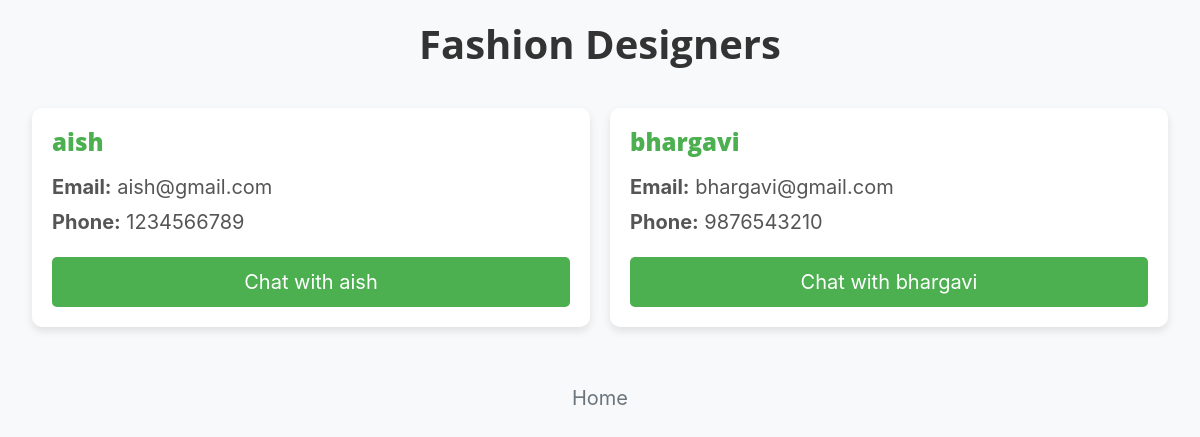
/fashiondesigners (signed in), run on the app's committed database.
### main.py (models this page shows, shortened)
class User(db.Model):
    id = db.Column(db.Integer, primary_key=True)
    username = db.Column(db.String(80), unique=True, nullable=False)  # Added username
    email = db.Column(db.String(100), unique=True, nullable=False)
    password = db.Column(db.String(200), nullable=False)
    category = db.Column(db.String(50), nullable=False)  # Added category
    phone_number = db.Column(db.String(15))  # Added phone_number (optional)

### main.py (the view)
@app.route('/fashiondesigners')
def fashiondesigners():
    if 'user' not in session:
        flash('You must be logged in to access this page.', 'danger')
        return redirect(url_for('login'))
    fashion_designers = User.query.filter_by(category='fashiondesigner').all()
    return render_template('fashiondesigners.html', fashion_designers=fashion_designers)

### templates/fashiondesigners.html (shortened to what this page needs)
<!DOCTYPE html>
<html lang="en">
<head>
    <link href="https://cdn.jsdelivr.net/npm/bootstrap@5.3.3/dist/css/bootstrap.min.css" rel="stylesheet">
    <link rel="stylesheet" href="{{ url_for('static', filename='styles.css') }}">
</head>
<body>
    <div class="container">
        <h1>Fashion Designers</h1>
        <div class="designers-list">
            {% for designer in fashion_designers %}
                <div class="designer-card">
                    <div>
                        <h2>{{ designer.username }}</h2>
                        <p><strong>Email:</strong> {{ designer.email }}</p>
                        <p><strong>Phone:</strong> {{ designer.phone_number or 'Not provided' }}</p>
                    </div>
                    <a href="{{ url_for('chat', user_id=designer.id) }}">
                        <button class="chat-button">Chat with {{ designer.username }}</button>
                    </a>
                </div>
            {% endfor %}
        </div>
    </div>
    <footer><ul class="nav col-12 col-lg-auto me-lg-auto justify-content-center mb-md-0">
        <li><a href="{{ url_for('home') }}" class="nav-link px-2 text-secondary">Home</a></li>
    </ul></footer>
</body>
</html>

### templates/fashiondesigners.html (style rules this page uses)
body { background-color: #f8f9fa; padding: 20px; }
.container { max-width: 1200px; margin: 0 auto; }
h1 { text-align: center; margin-bottom: 40px; color: #333; font-weight: bold; }
.designers-list { display: grid; grid-template-columns: repeat(auto-fit, minmax(300px, 1fr)); gap: 20px; }
.designer-card { background-color: #fff; border-radius: 10px; box-shadow: 0 4px 8px rgba(0, 0, 0, 0.1); padding: 20px; transition: transform 0.3s ease, box-shadow 0.3s ease; display: flex; flex-direction: column; justify-content: space-between; height: 100%; }
.designer-card h2 { color: #4CAF50; margin-bottom: 15px; font-size: 1.5rem; }
.designer-card p { margin: 5px 0; color: #555; }
.chat-button { background-color: #4CAF50; color: white; border: none; padding: 10px 20px; border-radius: 5px; cursor: pointer; transition: background-color 0.3s ease; width: 100%; margin-top: 15px; }

### data on the page
User: username "aish", email "aish@gmail.com", phone_number "1234566789"
User: username "bhargavi", email "bhargavi@gmail.com", phone_number "9876543210"
